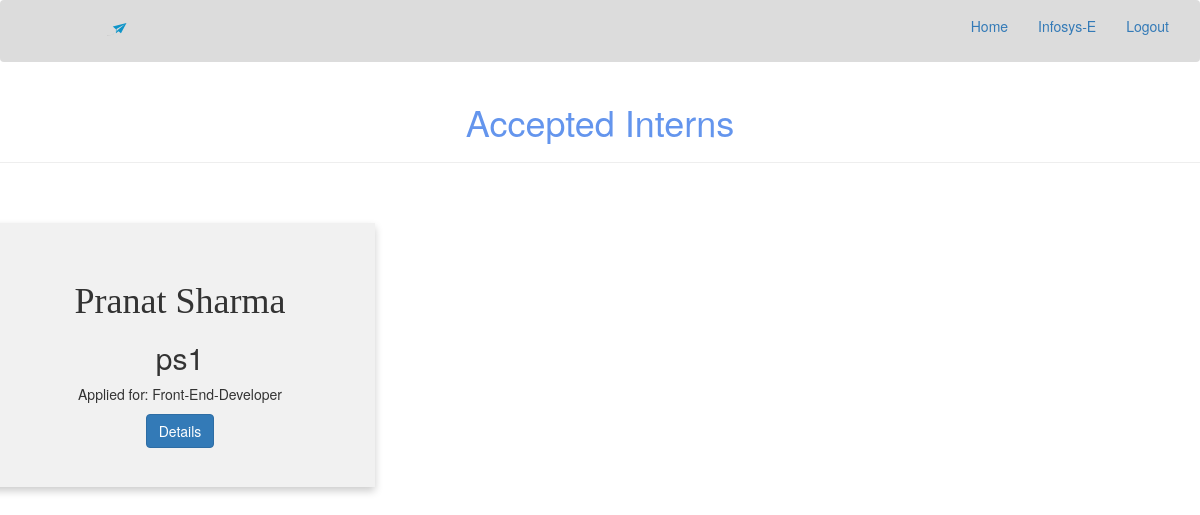
/accepted_interns/ (signed in), run on the app's committed database.
### main/models.py (models this page shows, shortened)
class User(AbstractUser):
    is_employer=models.BooleanField(default=False)                      #a boolean field to check whether the registered user is employer?
    is_student=models.BooleanField(default=False)                       #a boolean field to check whether the registered user is student?
    image=models.ImageField(upload_to='pics',default="")
    college_name=models.CharField(max_length=200,default="")
    basic_skills=models.TextField(default="")
    city=models.CharField(max_length=200,default="")
    year_of_study=models.IntegerField(choices=((1,"first_year"),(2,"second_year"),(3,"third_year"),(4,"fourth_year")),default=1)

class Intern(models.Model):
    intern_name=models.CharField(max_length=200,default="")
    hire =models.CharField(max_length=200,default="")
    available =models.BooleanField(default=False)
    college_name=models.CharField(max_length=200,default="")
    basic_skills=models.TextField(default="")
    city=models.CharField(max_length=200,default="")
    year_of_study=models.IntegerField(choices=((1,"first_year"),(2,"second_year"),(3,"third_year"),(4,"fourth_year")),default=1)
    username=models.ForeignKey(User,default=2,on_delete=models.SET_DEFAULT,null=True)
    job_title=models.CharField(max_length=200,default="")
    job_id=models.CharField(max_length=100,default="")
    company_name=models.CharField(max_length=100,default="")
    document = models.FileField(upload_to='documents/')
    phone_no=models.CharField(max_length=10)
    is_accept=models.BooleanField(default=False)
    is_reject=models.BooleanField(default=False)
    status=models.BooleanField(default=False)

### main/views.py (the view)
# urls.py: path("accepted_interns/",views.accepted_interns.as_view(),name="accepted_interns"),
class accepted_interns(View):
    def get(self,request):
        i=Intern.objects.filter(company_name=request.user)
        return render(request=request,template_name="main/accepted_interns.html",context={"intern":i},)

### main/templates/main/accepted_interns.html
{% extends 'main/header.html' %}
{% block content %}
{% if user.is_employer %}
<div class="row">
<h1 style="text-align: center; color: cornflowerblue">Accepted Interns</h1><hr>
{% for i in intern %}
{% ifequal False i.is_reject %}
{% ifequal True i.is_accept %}
    <div class="row">
            <div class="col-sm-4">
                <div class="card bg-light mb-3 border-secondary mb-3" style="margin-top:40px">
                    <div class="card-body">
                    <h1 class="card-title" style="font-family: montserrat">{{i.intern_name}}</h1>
                    <h2 class="card-subtitle">{{i.username}}</h2>
                    <p class="card-text">Applied for: {{i.job_title}}</p>
                    <a href="/intern_detail/{{i.id}}" class="btn btn-primary">Details</a>
                </div>
            </div>
    </div>
    {% endifequal %}
    {% endifequal %}
    {% endfor %}
        {% elif user.is_student %}
        <h1 style="text-align: center;color: crimson">XX--You can't access this page--XX</h1>
        <h2 style="text-align:center">Click on <a style="color:crimson" href="/student_profile">this</a> to go to back to student's profile</h2>
        {% endif %}
{% endblock %}

### main/templates/main/header.html (shortened to what this page needs)
{% load static %}
<head>
        <link rel="stylesheet" type="text/css" href="{% static 'main/style.css' %}">
        <link rel="stylesheet" href="https://maxcdn.bootstrapcdn.com/bootstrap/3.4.0/css/bootstrap.min.css">
</head>
<body style="width: 100%;
height: 100%;
margin: 0px;
padding: 0px;
overflow-x: hidden; ">
        <nav class="navbar navbar navbar-light navbar-expand-lg static-top" style="background-color:#DCDCDC">
                <div class="container-fluid">
                     <div class="navbar-header">
                       <div style="padding-top:0px;padding-bottom:60px">
                        <a class="navbar-brand" href="https://internshala.com/" target="_blank">
                           <img width="200px" height="35px" src="{% static 'main/Logo.svg' %}" alt="">
                       </a>
                       </div>
                     </div>
                     <div class="collapse navbar-collapse" id="myNavbar">
                       <ul class="nav navbar-nav navbar-right">
                            <li><a href="/">Home</a></li>
                        {% if user.is_authenticated %}
                           {% if user.is_student %}
                            <li><a href="/student_profile">{{user.username|title}}-S</a></li>
                           {% else %}
                           <li><a href="/employer_profile">{{user.username|title}}-E</a></li>
                           {% endif %}
                         <li><a href="/logout">Logout</a></li>
                       </ul>
                       {% endif %}
                   </div>
                 </div>
        </nav>
{% block content %}
{% endblock %}
</body>

### main/static/main/style.css (style rules this page uses)
body { margin:0; padding:0; font-family: sans-serif; }
.row:after { content: ""; display: table; clear: both; }
.card { box-shadow: 0 4px 8px 0 rgba(0, 0, 0, 0.2); padding: 10%; text-align: center; background-color: #f1f1f1; }

### data on the page
User: username "Infosys"
Intern: intern_name "Pranat Sharma", username "ps1", job_title "Front-End-Developer"
